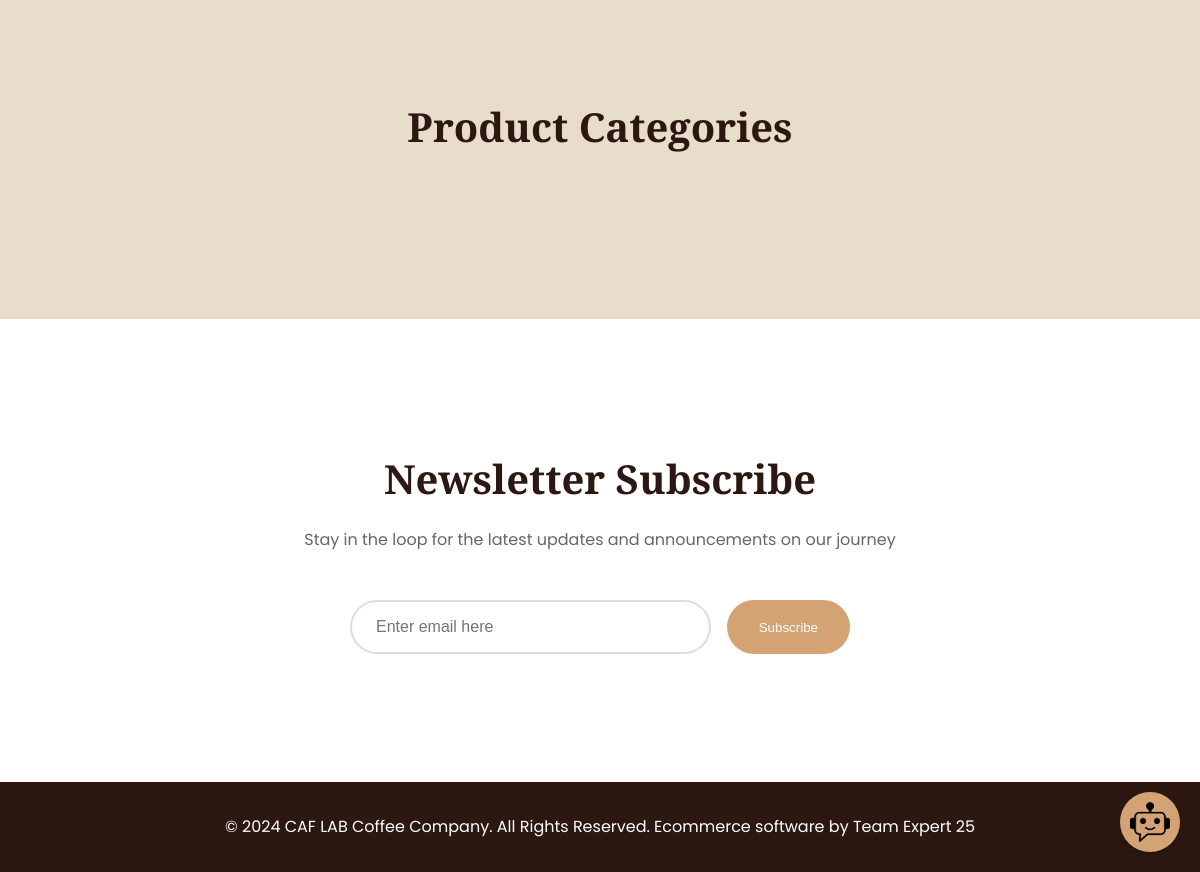
The page /CaflabProject/public/home.php (lower part) on the database as committed earlier.
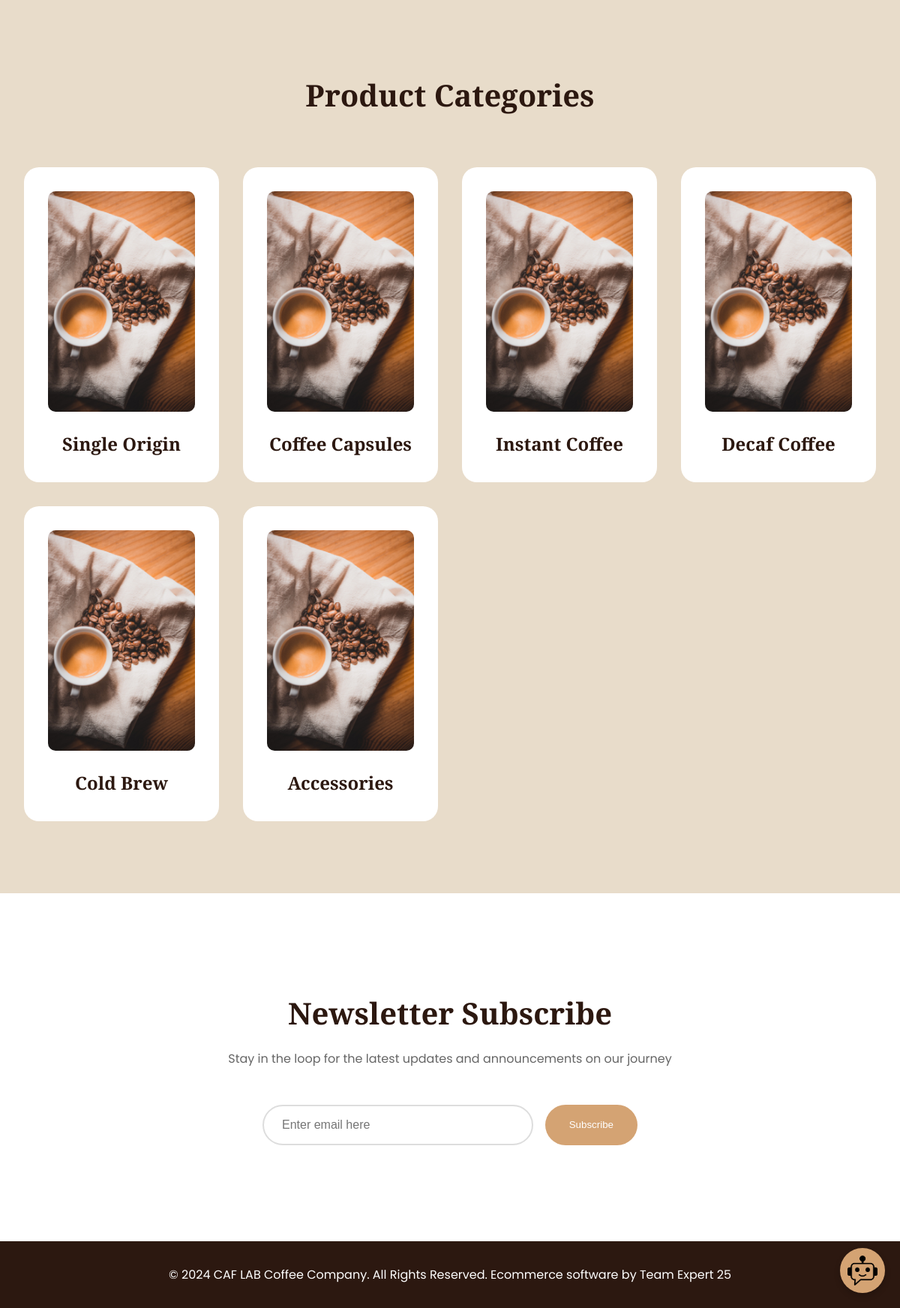
The same page on the database as committed later.
### tables this page shows
CREATE TABLE Category (
    category_id INT NOT NULL AUTO_INCREMENT,
    name VARCHAR(255) NOT NULL,
    PRIMARY KEY (category_id)
);

### CaflabProject/public/home.php (the view, shortened to what this page needs)
<!DOCTYPE html>
<html lang="en">
<head>
    <link href="https://unpkg.com/aos@2.3.1/dist/aos.css" rel="stylesheet">
    <link rel="stylesheet" href="css/home.css">
</head>
<body>
<?php
include 'navbar.php';
?>
<?php include 'basket_include.php'; ?>
<?php include 'Chatbot.php'; ?>
    <main>
        <section class="categories">
            <h2 data-aos="fade-up">Product Categories</h2>
            <div class="category-grid">
                <?php
                try {
                    $conn = getConnection();
                    $stmt = $conn->query("SELECT * FROM Category");
                    $categories = $stmt->fetchAll(PDO::FETCH_ASSOC);
                    foreach ($categories as $category) {
                        $categoryName = htmlspecialchars($category['name']);
                        $categoryImages = [
                            'Single Origin' => 'Ethiopian_coffee',
                            'Accessories' => 'Coffee_pods',
                            'Coffee Capsules' => 'chocolatepods',
                            'Instant Coffee' => 'coffeebeans',
                            'Decaf Coffee' => 'Brazagian_coffee',
                            'Coffee' => 'Colombian_Coffee'
                        ];
                        $imageFileName = isset($categoryImages[$categoryName]) ? $categoryImages[$categoryName] : 'coffeebeans';
                        $imageUrl = '/Team-Project-255/assets/images/' . $imageFileName . ($imageFileName === 'coffeebeans' ? '.jpeg' : '.png');
                        echo <<<HTML
                        <a href="products.php?category={$categoryName}" class="category-card" data-aos="fade-up" tabindex="0">
                            <img src="{$imageUrl}" alt="{$categoryName} coffee category" onerror="this.src='/Team-Project-255/assets/images/coffeebeans.jpeg'">
                            <h3>{$categoryName}</h3>
                        </a>
                        HTML;
                    }
                } catch (PDOException $e) {
                    echo "Error: " . $e->getMessage();
                }
                ?>
            </div>
        </section>
        <section class="newsletter">
            <h2 data-aos="fade-up">Newsletter Subscribe</h2>
            <p data-aos="fade-up">Stay in the loop for the latest updates and announcements on our journey</p>
            <form data-aos="fade-up" data-aos-delay="100">
                <input type="email" placeholder="Enter email here" required>
                <button type="submit" tabindex="0">Subscribe</button>
            </form>
        </section>
    </main>
    <footer>
        <p>© 2024 CAF LAB Coffee Company. All Rights Reserved. Ecommerce software by Team Expert 25</p>
    </footer>
</body>
</html>

### CaflabProject/public/navbar.php (shortened to what this page needs)
<link rel="stylesheet" href="/Team-Project-255/CaflabProject/public/css/navbar.css">

### CaflabProject/public/basket_include.php (shortened to what this page needs)
<link rel="stylesheet" href="css/basket.css">

### CaflabProject/public/Chatbot.php (shortened to what this page needs)
<div id="chatbot-widget">
    <div class="chat-icon" onclick="toggleChatbot()">
        <img src="/Team-Project-255/assets/images/Chatbot4.png" alt="Chatbot Icon">
    </div>
</div>

### CaflabProject/public/css/home.css (style rules this page uses)
:root { --primary: #8B7355; --secondary: #E8DCCA; --accent: #D4A373; --text: #2C1810; --background: #FAF6F1; --white: #FFFFFF; }
* { margin: 0; padding: 0; box-sizing: border-box; }
body { background-color: var(--background); color: var(--text); font-family: 'Poppins', sans-serif; line-height: 1.6; overflow-x: hidden; min-height: 100vh; display: flex; flex-direction: column; }
h1, h2, h3, h4 { font-family: 'Playfair Display', serif; font-weight: 700; }
.categories { padding: 6rem 2rem; background: var(--secondary); position: relative; z-index: 1; }
.categories h2 { text-align: center; font-size: 2.5rem; margin-bottom: 4rem; color: var(--text); }
.category-grid { display: grid; grid-template-columns: repeat(auto-fit, minmax(250px, 1fr)); gap: 2rem; max-width: 1400px; margin: 0 auto; }
.category-card { background: var(--white); padding: 2rem; border-radius: 20px; text-align: center; transition: all 0.3s ease; cursor: pointer; display: flex; flex-direction: column; align-items: center; text-decoration: none; }
.category-card img { width: 100%; max-width: 200px; height: auto; border-radius: 10px; margin-bottom: 1.5rem; }
.category-card h3 { font-size: 1.5rem; color: var(--text); margin-bottom: 0; }
.newsletter { background: var(--white); padding: 8rem 2rem; text-align: center; }
.newsletter h2 { font-size: 2.5rem; margin-bottom: 1rem; }
.newsletter p { color: #666; margin-bottom: 3rem; max-width: 600px; margin-left: auto; margin-right: auto; }
.newsletter form { max-width: 500px; margin: 0 auto; display: flex; gap: 1rem; }
.newsletter input { flex: 1; padding: 1rem 1.5rem; border: 2px solid #ddd; border-radius: 50px; font-size: 1rem; transition: all 0.3s ease; }
.newsletter button { background: var(--accent); color: var(--white); border: none; padding: 1rem 2rem; border-radius: 50px; cursor: pointer; font-weight: 500; transition: all 0.3s ease; }
footer { background: var(--text); color: var(--white); text-align: center; padding: 2rem; margin-top: auto; }

### CaflabProject/public/css/basket.css (style rules this page uses)
:root { --primary: #8B7355; --secondary: #E8DCCA; --accent: #D4A373; --text: #2C1810; --background: #FAF6F1; --white: #FFFFFF; --error: #dc3545; --warning: #ffc107; --success: #28a745; }

### CaflabProject/public/Chatbot.php (style rules this page uses)
#chatbot-widget { position: fixed; bottom: 20px; right: 20px; z-index: 1000; }
#chatbot-widget .chat-icon { background-color: var(--accent); color: var(--white); border-radius: 50%; width: 60px; height: 60px; display: flex; justify-content: center; align-items: center; cursor: pointer; box-shadow: 0 4px 8px rgba(0,0,0,0.2); }
#chatbot-widget .chat-icon img { width: 40px; height: 40px; }

Rows that differ between the two databases and show on the page:
added category: name "Single Origin"
added category: name "Coffee Capsules"
added category: name "Instant Coffee"
added category: name "Decaf Coffee"
added category: name "Cold Brew"
added category: name "Accessories"
